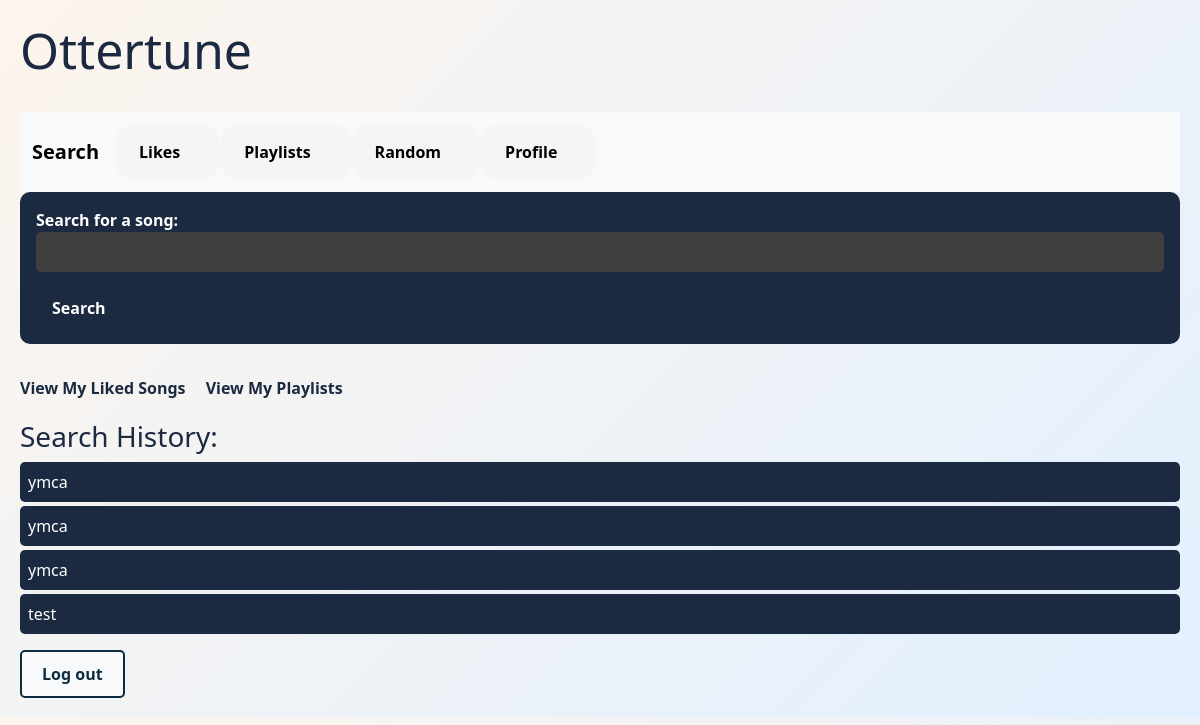
The app's page / (signed in) with its own data.
### tables this page shows
CREATE TABLE searchHistory(
          searchID INTEGER PRIMARY KEY AUTOINCREMENT,
          userId INTEGER,
          songSearched TEXT,
          FOREIGN KEY (userId) REFERENCES user(userId)
          );

### index.py (the view)
@app.route('/')
def index():
    userID = session.get("userId")
    track = request.args.get('track')
    cur.execute("SELECT songSearched FROM searchHistory WHERE userId = ? ORDER BY searchID DESC LIMIT 10", (userID,))
    search_history = cur.fetchall()
    print("in /")
    print(session.get("userId"))
    print(session.get("username"))
    if session.get("userId") is not None and session.get("username") is not None:
        return render_template('index.html', track_name=track, search_history = search_history)
    return  render_template('landing.html')

### templates/index.html (shortened to what this page needs)
<!DOCTYPE html>
<html lang="en">
<head>
  {{ bootstrap.load_css() }}
  <link rel="stylesheet" href="{{ url_for('static', filename='indexPage.css') }}">
</head>
<body>
  <h1>Ottertune</h1>
  <div id = "nav">
  {% include '/partials/nav.html' %}
  </div>
  <form action="/searchResults" method="get">
    <label>
      Search for a song:
      <input type="text" name="track" required />
    </label>
    <button>Search</button>
  </form>
  <a href="{{ url_for('checkLikes', userId=userID) }}">View My Liked Songs</a>
  <a href="{{ url_for('playlists') }}">View My Playlists</a>
  <h3>Search History:</h3>
  {% if search_history %}
    <ul>
      {% for entry in search_history %}
        <li>{{ entry[0] }}</li>
      {% endfor %}
    </ul>
  {% endif %}
  <a href="/logout" class="back">Log out</a>
</body>
</html>

### static/indexPage.css (style rules this page uses)
body { background: linear-gradient(135deg, #fdf5ed, #e2f0ff); color: #FFFFFF; padding: 20px; }
h1 { font-size: 50px; color: #1b2a41; margin-bottom: 2rem; }
form { margin-bottom: 2rem; background-color: #1b2a41; padding: 1rem; border-radius: 10px; }
label { font-weight: bold; display: block; }
input[type="text"] { width: 100%; padding: 0.5rem; border: none; border-radius: 5px; margin-bottom: 1rem; background-color: #3E3E3E; color: white; }
button { background-color: #1b2a41; color: white; border: none; padding: 0.5rem 1rem; border-radius: 20px; cursor: pointer; font-weight: bold; }
a { display: inline-block; margin-right: 1rem; color: #1b2a41; text-decoration: none; font-weight: bold; }
h3 { margin-top: 20px; color: #1b2a41; }
ul { list-style-type: none; padding: 0; }
li { background-color:#1b2a41; padding: 0.5rem; margin: 0.25rem 0; border-radius: 5px; }
.back { display: inline-block; padding: 10px 20px; border: 2px solid #0d2c40; border-radius: 5px; background-color: #f8f9fa; color: #0d2c40; font-size: 16px; text-align: center; text-decoration: none; transition: background-color 0.3s, color 0.3s, transform 0.2s; }

### records on screen
searchHistory: songSearched "ymca"
searchHistory: songSearched "ymca"
searchHistory: songSearched "ymca"
searchHistory: songSearched "test"
